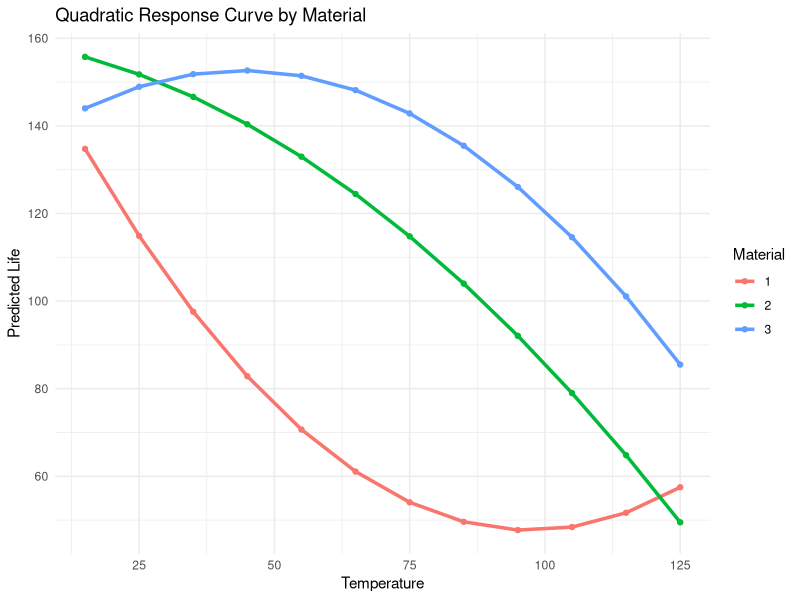

Generate this figure with R:
## Qualitative by Quantitative factorial designs
library(tidyverse)
library(car)
library(emmeans)

battery <- tribble(
  ~life,
  130, 155, 74, 180,
  34,  40, 80, 75,
  20,  70, 82, 58,
  150, 188, 159, 126,
  136, 122, 106, 115,
  25,  70, 58, 45,
  138, 110, 168, 160,
  174, 120, 150, 139,
  96, 104, 82, 60
)

# Assign material and temp to each observation
battery <- battery %>%
  mutate(
    material = rep(1:3, each = 12),
    temp = rep(rep(c(15, 70, 125), each = 4), 3)
  )

###############################################################################################################
# Type 1 Tests of Fixed Effects
battery <- battery %>%
  mutate(t2 = temp^2,
         material = factor(material))

# Type I (sequential) ANOVA
model.battery <- lm(life ~ material + temp + I(temp^2) + material:temp + material:I(temp^2), data = battery)
anova(model.battery)

# Parameter Estimates 
model.battery.2 <- lm(life ~ -1 + material + material:temp + material:I(temp^2), data = battery)
summary(model.battery.2)

battery_split <- battery %>%
  group_by(material) %>%
  group_split()

# Quadratic order for the quantitative factor
model.battery.3 <- lapply(battery_split, function(battery) {
  lm(life ~ temp + I(temp^2), data = battery)
})

coefs <- lapply(model.battery.3, coef)
names(coefs) <- paste0("Material_", 1:3)
coefs
############################################################################################################
plot_data <- map2_dfr(coefs, 1:3, ~ {
  tibble(
    material = .y,
    temp = seq(15, 125, by = 10),
    life = .x[1] + .x[2] * temp + .x[3] * temp^2
  )
})

ggplot(plot_data, aes(x = temp, y = life, color = factor(material))) +
  geom_line(size = 1.2) +
  geom_point() +
  labs(title = "Quadratic Response Curve by Material",
       x = "Temperature",
       y = "Predicted Life",
       color = "Material") +
  theme_minimal()
